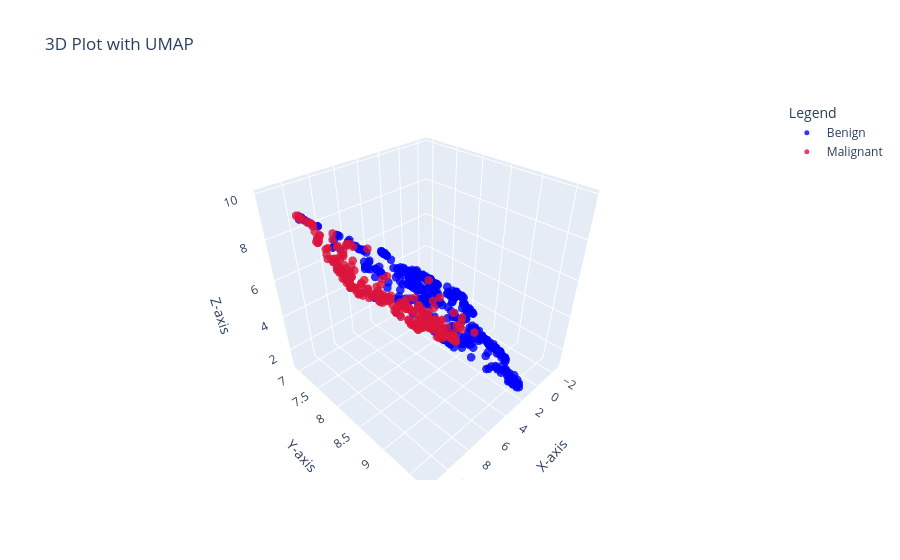

Here is the notebook cell this chart was saved with:
### Code cell
plot_3d_plotly(U0,y,title="3D Plot with UMAP",color_map=Dict)

### Figure 1 — Plotly figure (JSON) as saved in the notebook; plotly's stock layout.template omitted (floating-point values rounded to 4 significant figures; data arrays with more than 128 entries replaced by an {"elided": "..."} marker saying what was removed)
{"data": [{"marker": {"color": "blue", "line": {"width": 0}, "opacity": 0.8, "size": 5}, "mode": "markers", "name": "Benign", "type": "scatter3d", "x": {"elided": "444 float values"}, "y": {"elided": "444 float values"}, "z": {"elided": "444 float values"}}, {"marker": {"color": "crimson", "line": {"width": 0}, "opacity": 0.8, "size": 5}, "mode": "markers", "name": "Malignant", "type": "scatter3d", "x": {"elided": "239 float values"}, "y": {"elided": "239 float values"}, "z": {"elided": "239 float values"}}], "layout": {"legend": {"title": {"text": "Legend"}}, "scene": {"xaxis": {"title": {"text": "X-axis"}}, "yaxis": {"title": {"text": "Y-axis"}}, "zaxis": {"title": {"text": "Z-axis"}}}, "title": {"text": "3D Plot with UMAP"}}}
